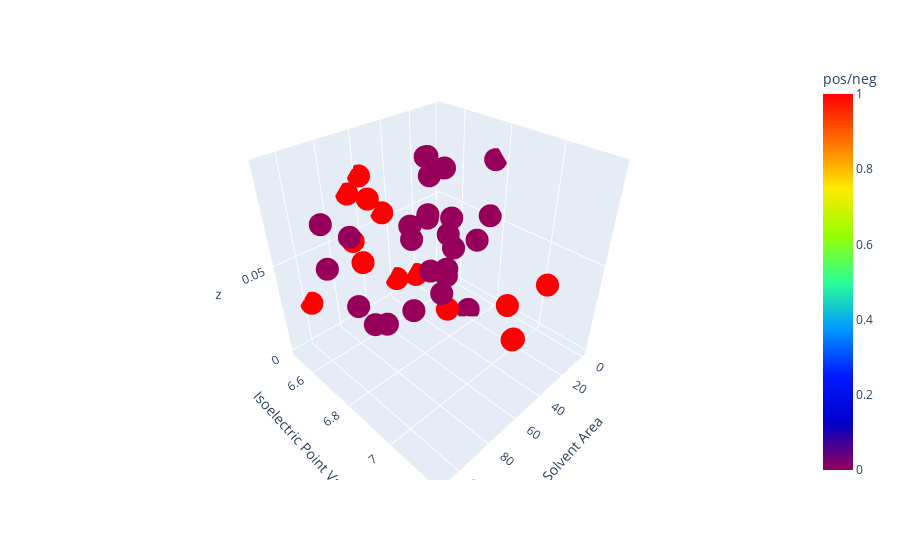

The notebook cell saved with this chart:
### Code cell
scatterplot("Evolutionary Age as Pdel Values", "ΔΔG1 Values", "pdel", "deldel_G1")
scatterplot("Evolutionary Age as Pdel Values", "ΔΔG2 Values", "pdel", "deldel_G2")
scatterplot("Evolutionary Age as Pdel Values", "ΔΔG3 Values", "pdel", "deldel_G3")
scatterplot("Evolutionary Age as Pdel Values", "Solvent Area", "pdel", "solv_area")
scatterplot("Solvent area", "Isoelectric Point", "solv_area", "iso_point")
scatterplot("Isoelectric Point", "Solvent Area", "iso_point", "solv_area")
scatterplot("Evolutionary Age as Pdel Values", "Isoelectric Point Values", "pdel", "iso_point")
scatterplot("Isoelectric Point", "Evolutionary Age as Pdel Values", "iso_point", "pdel")
scatterplot3D_rand("Solvent Area", "Isoelectric Point Values", "solv_area", "iso_point")
##Conclusion comments
#     These may be the more helpful scatterplots out of all the ones previously shown, especially since both variables are
# numerical. There are more obvious groups occuring of the positive groups towards the right of the graph, showing a possibly
# strong relationship/correlation between higher ΔΔG values and higher evolutionary age. We don't know the possible
# biological explanation, but that relationship could be explored further by the biotech group or used by us as predictive
# factors.

### Figure 1 — Plotly figure (JSON) as saved in the notebook; plotly's stock layout.template omitted (floating-point values rounded to 4 significant figures)
{"data": [{"hovertemplate": "Solvent Area=%{x}<br>Isoelectric Point Values=%{y}<br>z=%{z}<br>pos/neg=%{marker.color}<extra></extra>", "legendgroup": "", "marker": {"color": [1, 1, 1, 1, 1, 1, 1, 1, 1, 1, 1, 1, 1, 1, 0, 0, 0, 0, 0, 0, 0, 0, 0, 0, 0, 0, 0, 0, 0, 0, 0, 0, 0, 0, 0, 0, 0, 0, 0, 0], "coloraxis": "coloraxis", "symbol": "circle"}, "mode": "markers", "name": "", "scene": "scene", "showlegend": false, "type": "scatter3d", "x": [85.3, 59, 65.2, 65.2, 35.9, 35.9, 67.7, 67.7, 59.4, 97.8, 38.4, 46.3, 22.3, 72.5, 96.4, 109.2, 109.2, 50.3, 50.3, 31.7, 61.7, 87.4, 35.9, 49, 0.5, 12.4, 33.5, 39, 2, 51.4, 17.6, 50.7, 40.6, 54.4, 62.2, 37, 49, 36.8, 80, 95.9], "y": [6.76, 7.15, 7.18, 7.15, 6.76, 7.15, 6.5, 6.55, 6.5, 6.5, 6.5, 6.5, 6.5, 6.55, 6.76, 6.76, 6.76, 6.76, 6.76, 6.76, 6.76, 6.76, 6.76, 6.76, 6.76, 6.76, 6.76, 6.76, 6.76, 6.76, 6.76, 6.76, 6.76, 6.71, 6.76, 6.76, 6.76, 6.76, 6.76, 6.76], "z": [0.08853, 0.03841, 0.04532, 0.059, 0.009788, 0.05454, 0.07195, 0.0379, 0.07842, 0.02398, 0.0113, 0.055, 0.006866, 0.0518, 0.07611, 0.08622, 0.06706, 0.06975, 0.09623, 0.0453, 0.02225, 0.02766, 0.0544, 0.03951, 0.08164, 0.04218, 0.06222, 0.08814, 0.05241, 0.09631, 0.0001415, 0.06818, 0.02224, 0.05578, 0.06845, 0.03138, 0.08748, 0.03529, 0.02386, 0.0423]}], "layout": {"coloraxis": {"colorbar": {"title": {"text": "pos/neg"}}, "colorscale": [[0, "rgb(150,0,90)"], [0.125, "rgb(0,0,200)"], [0.25, "rgb(0,25,255)"], [0.375, "rgb(0,152,255)"], [0.5, "rgb(44,255,150)"], [0.625, "rgb(151,255,0)"], [0.75, "rgb(255,234,0)"], [0.875, "rgb(255,111,0)"], [1, "rgb(255,0,0)"]]}, "legend": {"tracegroupgap": 0}, "margin": {"t": 60}, "scene": {"domain": {"x": [0, 1], "y": [0, 1]}, "xaxis": {"title": {"text": "Solvent Area"}}, "yaxis": {"title": {"text": "Isoelectric Point Values"}}, "zaxis": {"title": {"text": "z"}}}}}
